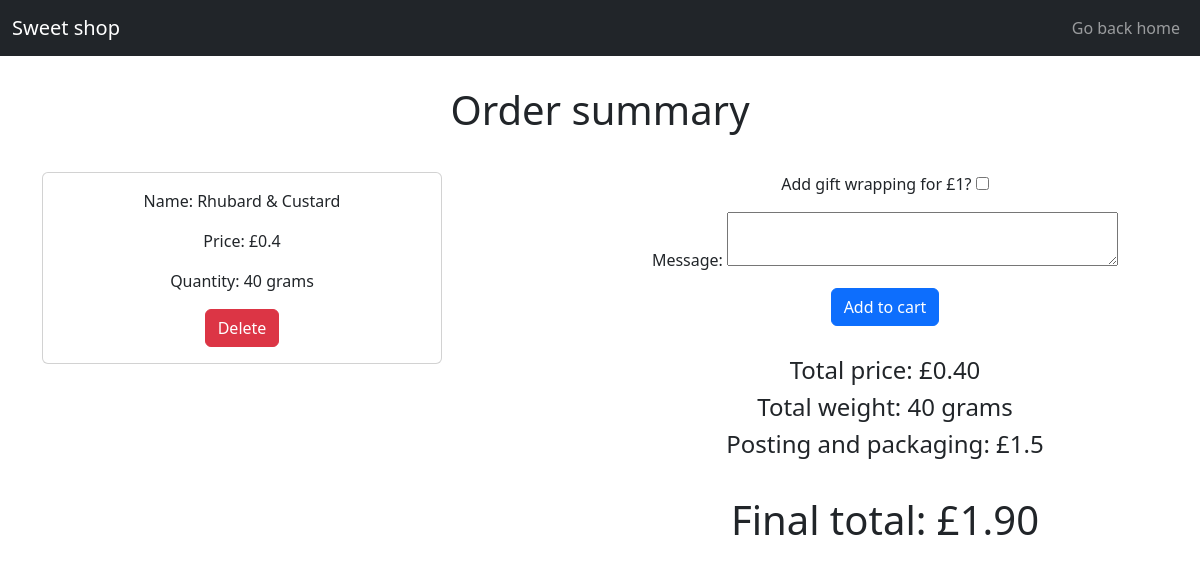
/cart_detail/, run on an earlier commit of the app's database.
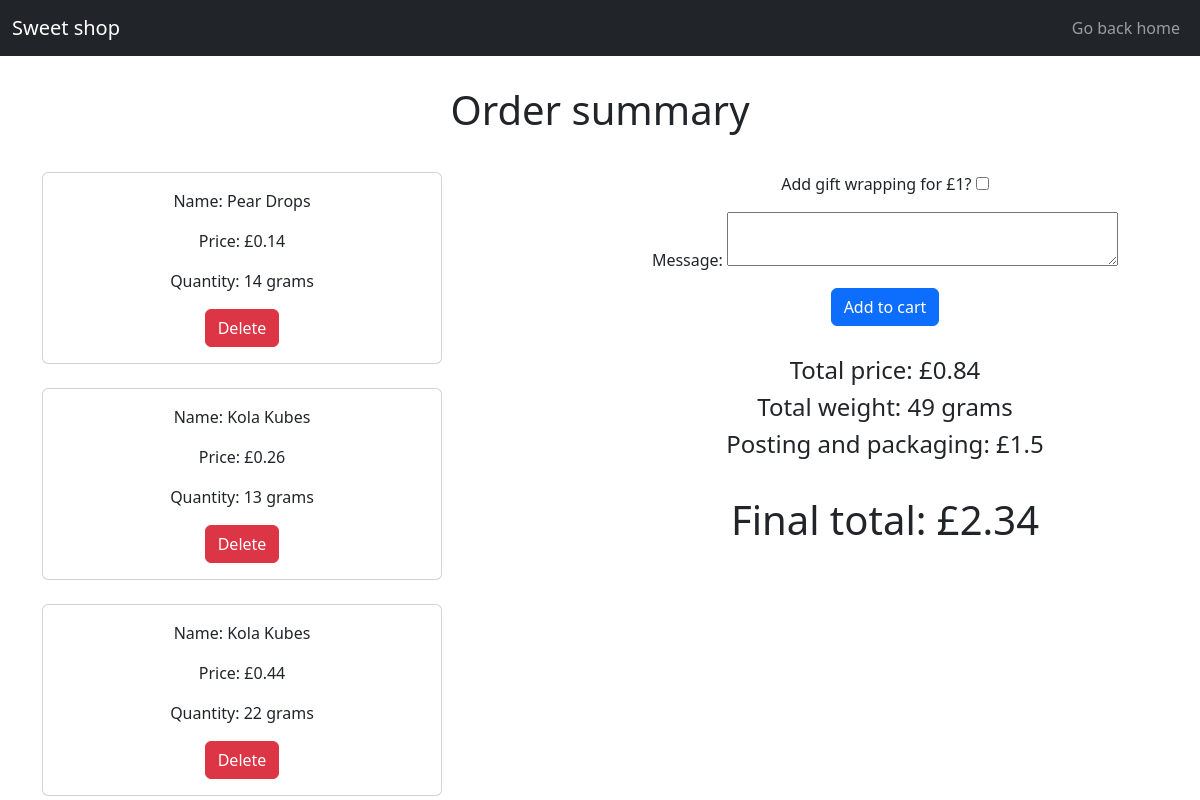
And on a later commit of the database.
### sweets/models.py (models this page shows)
class Cart(models.Model):
    name = models.CharField(max_length=100)
    weightPerSweet = models.DecimalField(max_digits=10, decimal_places=2)
    price = models.FloatField()
    quantityInGrams = models.IntegerField()

### sweets/views.py (the view, shortened to what this page needs)
# urls.py: path('cart_detail/',sweetViews.cart_detail,name='cart_detail'),
def cart_detail(request):
    whole_cart = Cart.objects.all()
    try:
        whole_total = Cart.objects.aggregate(Sum('price'))
        whole_weight = Cart.objects.aggregate(Sum('quantityInGrams'))
        total = (whole_total['price__sum'])
        weight = (whole_weight['quantityInGrams__sum'])
        if weight > 501:
            pandp = 2.50
            final_total = (pandp+total)
            if request.method == 'POST': #method is post as we are inputting data
                gift = 1
                final_total = (pandp+total+gift)
                context = {'whole_cart': whole_cart,
                            'total': total,
                            'weight': weight,
                            'pandp': pandp,
                            'final_total':final_total,
                            'gift': gift}
                return render(request, 'cart_detail.html', context)
            context = {'whole_cart': whole_cart,
                            'total': total,
                            'weight': weight,
                            'pandp': pandp,
                            'final_total':final_total,
                            'form': GiftWrapForm}
            return render(request, 'cart_detail.html', context)
        elif weight > 39 and weight < 250:
            pandp = 1.50
            final_total = (pandp+total)
            context = {'whole_cart': whole_cart,
                            'total': total,
                            'weight': weight,
                            'pandp': pandp,
                            'final_total':final_total,
                            'form': GiftWrapForm}
            return render(request, 'cart_detail.html', context)
    except:
        return render(request, 'cart_detail.html', {'error': 'no items in your cart'})
    return render(request, 'cart_detail.html', {'whole_cart': whole_cart, 'error': 'minimum weight not met'})

### sweets/templates/cart_detail.html (shortened to what this page needs)
<!DOCTYPE html>
<html>
    <head lang="en">
        <link href="https://cdn.jsdelivr.net/npm/bootstrap@5.2.0/dist/css/bootstrap.min.css" rel="stylesheet">
    </head>
    <body>
      <nav class="navbar navbar-expand-lg navbar-dark bg-dark">
        <div class="container-fluid">
        <a class="navbar-brand" >Sweet shop</a>
        <div class="collapse navbar-collapse" id="navbarNavAltMarkup">
            <div class="navbar-nav ms-auto">
                <a class="nav-link" href="{% url 'index' %}">
                  Go back home
                </a>
            </div>
        </div>
        </div>
      </nav>
      <center>
        <h1 style="padding: 30px;">Order summary</h1>
        <div class="container text-center">
          <div class="row row-cols-2">
            <div class="col">
              <div class="row row-cols-1 row-cols-md-3 g-4" style="flex-flow: column;">
                {% for cart in whole_cart %}
                <div v-for="sweet in sweets" class="col" >
                  <div class="card" style="width: 400px;">
                    <div class="card-body">
                      <p class="card-text">Name: {{ cart.name }}</p>
                      <p class="card-text">Price: £{{ cart.price }}</p>
                      <p class="card-text">Quantity: {{ cart.quantityInGrams }} grams </p>
                      <a class="btn btn-danger"href="delete_item/{{ cart.id }}">Delete</a>
                    </div>
                  </div>
                </div>
                {% endfor %}
              </div>
            </div>
            <div class="col">
      {% if total and weight %}
      <form method="POST" style="padding-bottom: 30px;">
        {{ form.as_p }}
        <button type="submit" class="btn btn-primary" formaction="" >
          Add to cart
        </button>
      </form>
        <h4>Total price: £{{ total|floatformat:2 }}</h4>
        <h4>Total weight: {{ weight }} grams</h4>
      {% endif %}
    {% if pandp %}
    <h4 > Posting and packaging:
      £{{ pandp }}
    </h4>
    {% endif %}
    {% if final_total %}
    <h1 style="padding-top: 30px;"> Final total:
      £{{ final_total|floatformat:2 }}
    </h1>
    {% endif %}
            </div>
          </div>
        </div>
    </center>
    </body>
</html>

What changed in the data, as far as the page shows it:
removed Cart: name "Rhubard & Custard", price "0.4", quantityInGrams "40"
added Cart: name "Pear Drops", price "0.14", quantityInGrams "14"
added Cart: name "Kola Kubes", price "0.26", quantityInGrams "13"
added Cart: name "Kola Kubes", price "0.44", quantityInGrams "22"
Also different on the page:
{{ total|floatformat:2 }}: "0.40" → "0.84"
{{ weight }}: "40" → "49"
{{ final_total|floatformat:2 }}: "1.90" → "2.34"
